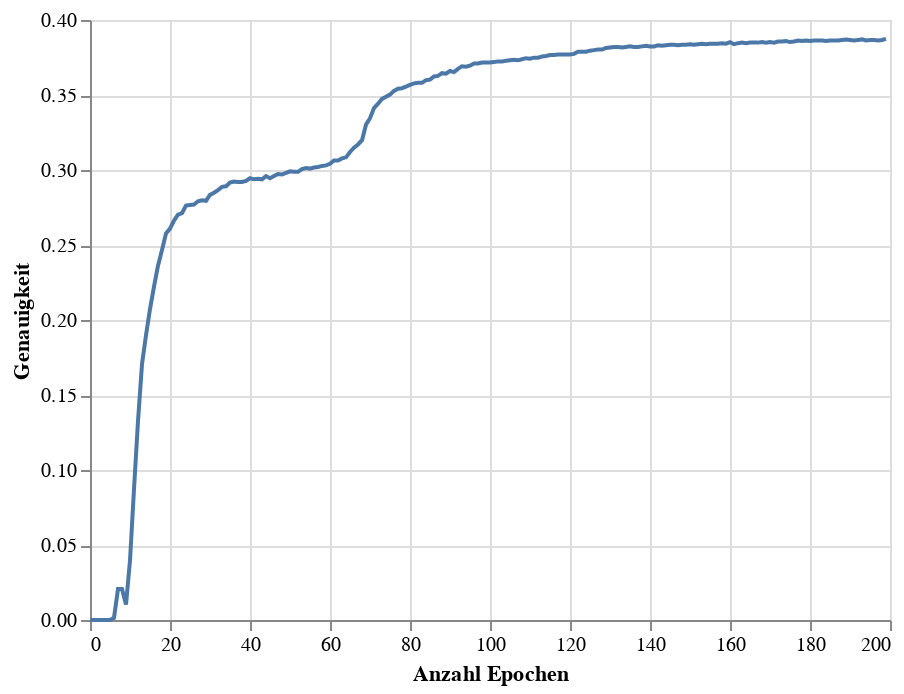

The cell this chart's notebook holds for it:
### Code cell
accuracy_chart = alt.Chart(accuracy_df).mark_line().encode(
    x=alt.X('Epoch',title = 'Anzahl Epochen'),
    y=alt.Y('Accuracy', title = 'Genauigkeit')
)
accuracy_chart

### Figure 1 — Vega-Lite specification as saved in the notebook (floating-point values rounded to 4 significant figures; data arrays with more than 128 entries replaced by an {"elided": "..."} marker saying what was removed)
{"config": {"view": {"continuousWidth": 400, "continuousHeight": 300}}, "data": {"name": "data-0f38ddb0173ad53254af77ec33222c92"}, "mark": "line", "encoding": {"x": {"field": "Epoch", "title": "Anzahl Epochen", "type": "quantitative"}, "y": {"field": "Accuracy", "title": "Genauigkeit", "type": "quantitative"}}, "$schema": "https://vega.github.io/schema/vega-lite/v4.17.0.json", "datasets": {"data-0f38ddb0173ad53254af77ec33222c92": {"elided": "200 records"}}}
